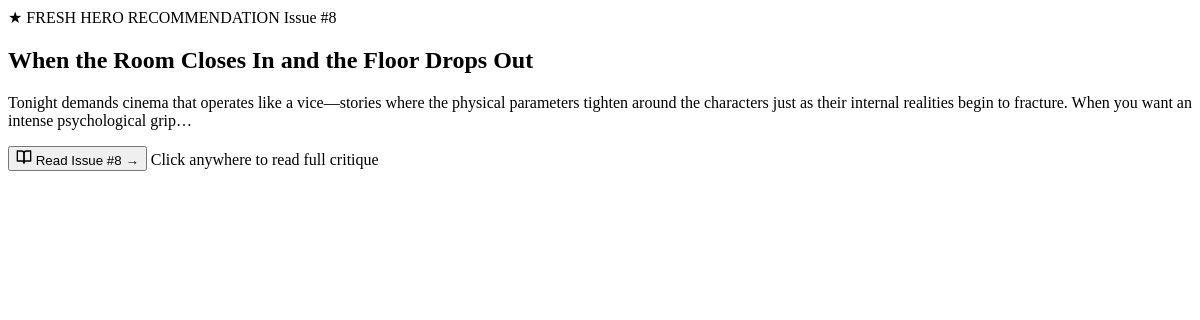
The app's page /tonight/cached, older data.
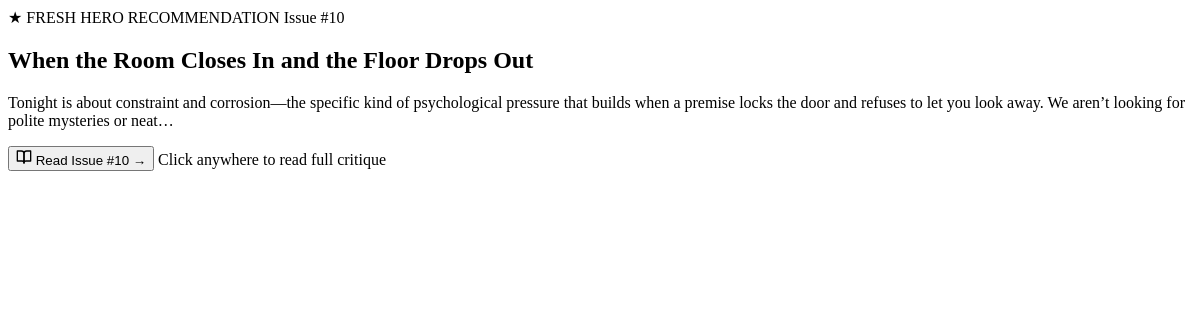
The same page, newer data.
### tables this page shows
CREATE TABLE recommendation_issues (
    id INTEGER PRIMARY KEY AUTOINCREMENT,
    issue_number INTEGER NOT NULL,
    generated_at TEXT NOT NULL,
    taste_model_version INTEGER REFERENCES taste_model_versions(id),
    issue_text TEXT NOT NULL,
    films_referenced TEXT           -- JSON array of tmdb_ids
, archived INTEGER NOT NULL DEFAULT 0);

### app.py (the view)
@app.route("/tonight/cached")
def tonight_cached():
    issues = db.get_recommendation_history(limit=1, include_archived=False)
    if not issues:
        return "", 204  # No content
    issue = issues[0]
    from datetime import datetime, timezone
    try:
        gen_time = datetime.fromisoformat(issue["generated_at"].replace("Z", "+00:00"))
        age_hours = (datetime.now(timezone.utc) - gen_time).total_seconds() / 3600
        if age_hours > 48:
            return "", 204
    except Exception:
        pass
    film_cards = []
    for tmdb_id in issue.get("films_referenced", [])[:4]:
        film = db.get_film(tmdb_id)
        if film:
            film_cards.append(_parse_film(film, fetch_backdrop=True))
    magazine_issue = _parse_magazine_issue(issue, film_cards)
    magazine_issue["film_cards"] = film_cards
    return render_template(
        "partials/recommendation_result.html",
        issue=magazine_issue,
        cached=True,
    )

### app.py (called while the page is built)
def _is_owner() -> bool:
    if session.get("owner") is True:
        return True
    try:
        header_pwd = request.headers.get("X-Owner-Password", "").strip() if request else ""
        correct = os.getenv("FILMLOG_PASSWORD", "8544")
        if header_pwd and header_pwd == correct:
            session["owner"] = True
            return True
    except Exception:
        pass
    return False

@app.before_request
def _set_visitor_flag():
    from flask import g
    g.visitor_mode = not _is_owner()

@app.context_processor
def _inject_auth():
    return {"is_owner": _is_owner()}

def _render_md(text: str) -> Markup:
    return Markup(md_lib.markdown(text, extensions=["nl2br", "sane_lists"]))

def _strip_md(text: str) -> str:
    t = text
    t = re.sub(r"^\*Originally published:.*?\*\n*", "", t)
    t = re.sub(r"^#{1,6}\s+", "", t, flags=re.MULTILINE)
    t = re.sub(r"\*{1,3}(.+?)\*{1,3}", r"\1", t)
    t = re.sub(r"\[([^\]]+)\]\([^\)]+\)", r"\1", t)
    t = re.sub(r"[…\.·]{3,}", "", t)
    t = re.sub(r"\n{2,}", " ", t)
    t = re.sub(r"\s+", " ", t)
    return t.strip()

### templates/partials/recommendation_result.html (shortened to what this page needs)
{% if error %}
<div class="rec-result-error">
  <p>{{ error }}</p>
</div>
{% elif issue %}
<div class="fresh-hero-recommendation-wrapper" id="fresh-issue">
  <div class="today-hero-tile" onclick="openIssueOverlay('fresh')" style="cursor: pointer;">
    <div class="hero-cover-frame">
      <div class="hero-cover-badge-row">
        <span class="hero-cover-kicker">★ FRESH HERO RECOMMENDATION</span>
        <span class="hero-cover-issue-tag">Issue #{{ issue.issue_number }}</span>
      </div>
      <div class="hero-cover-title-block">
        <h2 class="hero-thematic-headline">{{ issue.headline }}</h2>
      </div>
    </div>
    <div class="hero-teaser-body">
      <div class="hero-teaser-prose">
        <p>{{ issue.teaser_text }}</p>
      </div>
      <div class="hero-teaser-action-row">
        <button type="button" class="btn-open-issue-overlay">
          <svg width="16" height="16" viewBox="0 0 24 24" fill="none" stroke="currentColor" stroke-width="2" stroke-linecap="round" stroke-linejoin="round">
            <path d="M2 3h6a4 4 0 0 1 4 4v14a3 3 0 0 0-3-3H2z"></path>
            <path d="M22 3h-6a4 4 0 0 0-4 4v14a3 3 0 0 1 3-3h7z"></path>
          </svg>
          Read Issue #{{ issue.issue_number }} →
        </button>
        <span class="teaser-hint">Click anywhere to read full critique</span>
      </div>
    </div>
  </div>
</div>
{% endif %}

Row changes from the older to the newer data that the page shows:
no longer on this page (row unchanged): recommendation_issues: issue_number "8"
added recommendation_issues: issue_number "10"
Text that changed along with them:
{{ issue.teaser_text }}: "Tonight demands cinema that operates like a vice—stories where the physical parameters tighten around the characters just as their internal realities begin to fracture. When you want an intense psychological grip…" → "Tonight is about constraint and corrosion—the specific kind of psychological pressure that builds when a premise locks the door and refuses to let you look away. We aren’t looking for polite mysteries or neat…"
